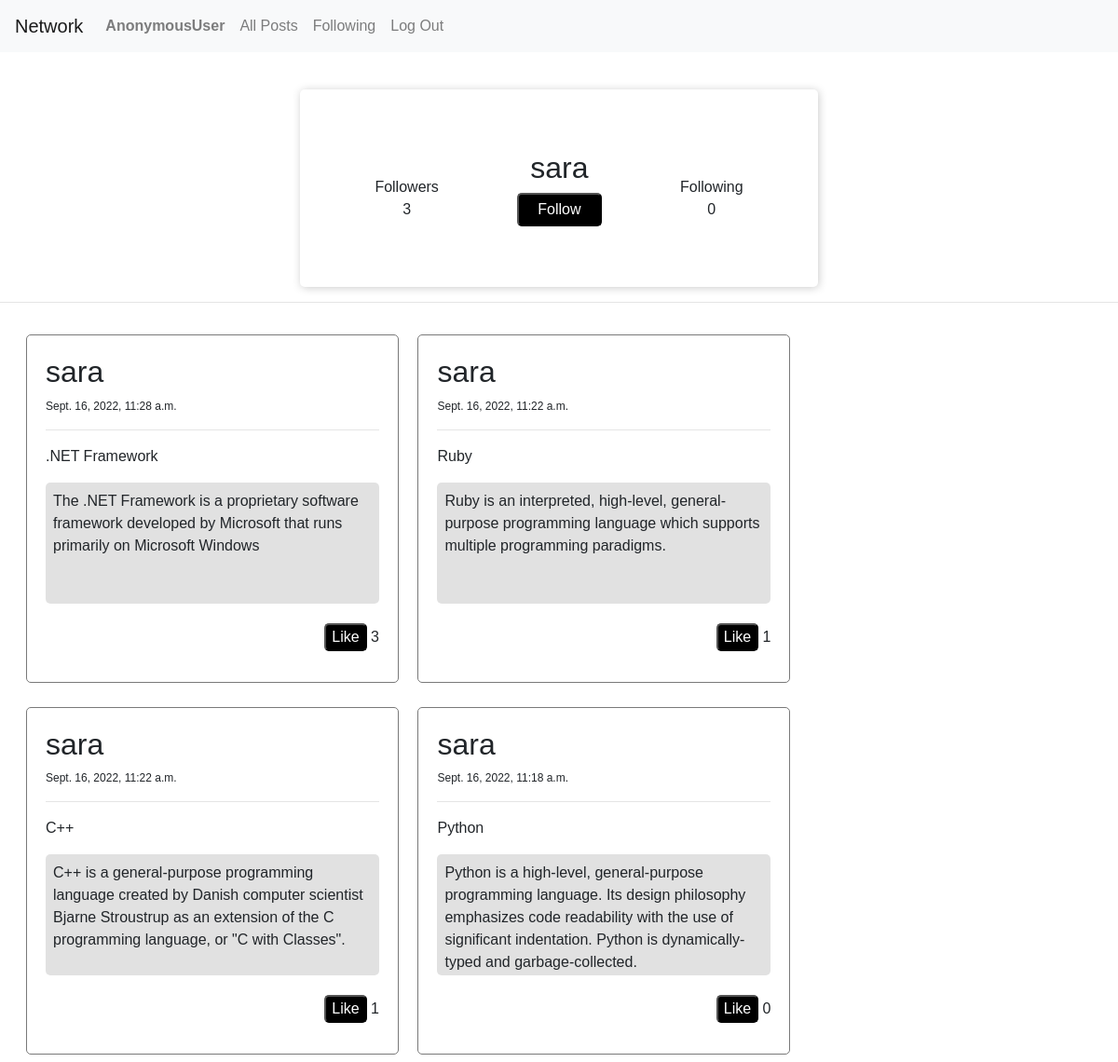
The page /profile/sara on the database its author committed.
### network/models.py (models this page shows, shortened)
class User(AbstractUser):
    pass

class Posts(models.Model):
    id = models.AutoField(primary_key=True)
    post_uesr = models.ForeignKey(User, on_delete=models.CASCADE, null=True, blank=True,related_name='create_user')
    post_title = models.CharField(max_length=200)
    post_description = models.TextField()
    post_date = models.DateTimeField(default=datetime.now, blank=True)
    post_likes = models.ManyToManyField(User,blank=True,default=None, related_name='post_likes')
    like_count = models.CharField(max_length=200)

### network/views.py (the view)
# urls.py: path("profile/<str:user>", views.profile, name="profile"),
def profile(request,user):
    follower = request.user
    user = User.objects.get(username = user)
    all_post_user = Posts.objects.filter(post_uesr = user).order_by('-id')
    followed_users_len = Followers.objects.filter(followed_users = user).count()
    following_len = Followers.objects.filter(follower = user).count()
    followed_users = Followers.objects.filter(followed_users = user)
    followed_users_list = []
    for i in followed_users:
        for_followed_users = i.follower
        followed_users_list.append(for_followed_users.username)
    if follower.username in followed_users_list is not None:
        button_and_value = 'Unfollow'
    else:
        button_and_value = 'Follow'
    return render(request, 'network/profile.html',{
        'posts': all_post_user,
        'user':user,
        'follower':follower,
        'follower_len':followed_users_len,
        'following_len':following_len,
        'button_and_value':button_and_value,
    })

### network/templates/network/profile.html (shortened to what this page needs)
{% extends 'network/layout.html' %}
{% load static %}
{% block head %}
    <link rel="stylesheet" href="{% static 'network/styles.css' %}">
{% endblock %}
{% block body %}
    <div class="div_user_profile">
        <li class="li_user_profile">
            <div>Followers</div>
            <div>{{follower_len}}</div>
        </li>
        <li class="li_user_profile">
            <div class="username"><h2>{{user}}</h2></div>
            {% if user == request.user %}
            {% else %}
            <form action="{% url 'follower' %}" method="post">
                <button class="follow_button" type="submit">{{button_and_value}}</button>
            </form>
            {% endif %}
        </li>
        <li class="li_user_profile">
            <div>Following</div>
            <div>{{following_len}}</div>
        </li>
    </div>
    <hr>
    <div class="div_posts">
        {% for all_posts in posts %}
            <li class="li_posts">
                <div class="div_single_posts">
                    <div>
                        <h2 class="post_user_name">{{all_posts.post_uesr}}</h2>
                    </div>
                    <p class="post_date">{{all_posts.post_date}}</p><hr>
                    <p>{{all_posts.post_title}}</p>
                    <p class="posts_description" id="post_description_{{all_posts.id}}">{{all_posts.post_description}}</p>
                    <div class="div_likes">
                        {% if request.user not in all_posts.post_likes.all %}
                            <button class="post_likes_button" value="{{all_posts.id}}" id="like_button_{{all_posts.id}}">Like</button>
                        {% else %}
                            <button class="post_likes_button" value="{{all_posts.id}}" id="like_button_{{all_posts.id}}">Unlike</button>
                        {% endif %}
                        <p class="post_likes_count" id="like_count_{{all_posts.id}}">{{all_posts.post_likes.count}}</p>
                    </div>
                </div>
            </li>
        {% endfor %}
    </div>
{% endblock %}

### network/static/network/styles.css (style rules this page uses)
* { font-family: sans-serif; }
.div_user_profile { display: block; width:fit-content ; text-align: center; box-shadow: 1px 1px 10px rgb(204, 204, 204); border-radius: 5px; padding: 25px 40px 25px 40px; margin: 40px auto 0 auto; }
.li_user_profile { display: inline-block; margin: 0; padding: 40px; }
.li_user_profile .follow_button { padding: 4px 20px 4px ; background-color: black; color: white; border-radius: 5px; }
.div_posts { margin: 0 0 0 20px; }
.li_posts { display: inline-block; padding: 8px; }
.div_single_posts { width: 400px; padding: 20px; margin:10px 0 0 0 ; border-radius: 5px; border: solid 1px rgb(121, 121, 121); }
.post_user_name { display: inline-block; }
.post_date { font-size: 12px; }
.posts_description { background-color: rgba(180, 180, 180, 0.397); padding: 8px; border-radius: 5px; height: 130px; overflow-y: scroll; }
.div_likes { text-align: right; }
.post_likes_button { background-color: black; color: white; border-radius: 5px; margin: 5px 0 0 0; }
.post_likes_count { display: inline-block; }

### rows shown on the page
User: username "sara"
Posts: post_uesr "sara", post_date "Sept. 16, 2022, 11:28 a.m.", post_title ".NET Framework", post_description "The .NET Framework is a proprietary software framework developed by Microsoft that runs primarily on Microsoft Windows", post_likes.count "3"
Posts: post_uesr "sara", post_date "Sept. 16, 2022, 11:22 a.m.", post_title "Ruby", post_description "Ruby is an interpreted, high-level, general-purpose programming language which supports multiple programming paradigms.", post_likes.count "1"
Posts: post_uesr "sara", post_date "Sept. 16, 2022, 11:22 a.m.", post_title "C++", post_description "C++ is a general-purpose programming language created by Danish computer scientist Bjarne Stroustrup as an extension of the C programming language, or \"C with Classes\".", post_likes.count "1"
Posts: post_uesr "sara", post_date "Sept. 16, 2022, 11:18 a.m.", post_title "Python", post_description "Python is a high-level, general-purpose programming language. Its design philosophy emphasizes code readability with the use of significant indentation. Python is dynamically-typed and garbage-collected.", post_likes.count "0"

### other values the page prints
{{ request.user }} "AnonymousUser"
{{ follower_len }} "3"
{{ button_and_value }} "Follow"
{{ following_len }} "0"
